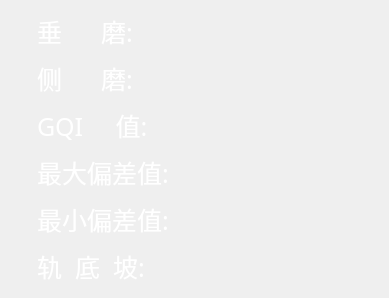
           <widget class="QWidget" name="layoutWidget">
            <property name="geometry">
             <rect>
              <x>1500</x>
              <y>11</y>
              <width>389</width>
              <height>290</height>
             </rect>
            </property>
            <layout class="QGridLayout" name="gridLayout_9">
             <item row="0" column="0">
              <layout class="QHBoxLayout" name="horizontalLayout_48">
               <item>
                <widget class="QLabel" name="label_42">
                 <property name="minimumSize">
                  <size>
                   <width>195</width>
                   <height>40</height>
                  </size>
                 </property>
                 <property name="maximumSize">
                  <size>
                   <width>195</width>
                   <height>40</height>
                  </size>
                 </property>
                 <property name="font">
                  <font>
                   <family>黑体</family>
                   <pointsize>19</pointsize>
                  </font>
                 </property>
                 <property name="styleSheet">
                  <string notr="true">color: rgb(255, 255, 255);</string>
                 </property>
                 <property name="text">
                  <string>    垂      磨:</string>
                 </property>
                </widget>
               </item>
               <item>
                <widget class="QLabel" name="Lab_verticalHalfWear">
                 <property name="minimumSize">
                  <size>
                   <width>100</width>
                   <height>41</height>
                  </size>
                 </property>
                 <property name="maximumSize">
                  <size>
                   <width>81</width>
                   <height>41</height>
                  </size>
                 </property>
                 <property name="font">
                  <font>
                   <family>黑体</family>
                   <pointsize>19</pointsize>
                  </font>
                 </property>
                 <property name="styleSheet">
                  <string notr="true">color: rgb(255, 255, 255);</string>
                 </property>
                 <property name="text">
                  <string/>
                 </property>
                </widget>
               </item>
              </layout>
             </item>
             <item row="0" column="1">
              <spacer name="horizontalSpacer_2">
               <property name="orientation">
                <enum>Qt::Horizontal</enum>
               </property>
               <property name="sizeHint" stdset="0">
                <size>
                 <width>78</width>
                 <height>20</height>
                </size>
               </property>
              </spacer>
             </item>
             <item row="1" column="0">
              <layout class="QHBoxLayout" name="horizontalLayout_49">
               <item>
                <widget class="QLabel" name="label_44">
                 <property name="minimumSize">
                  <size>
                   <width>195</width>
                   <height>40</height>
                  </size>
                 </property>
                 <property name="maximumSize">
                  <size>
                   <width>195</width>
                   <height>40</height>
                  </size>
                 </property>
                 <property name="font">
                  <font>
                   <family>黑体</family>
                   <pointsize>19</pointsize>
                  </font>
                 </property>
                 <property name="styleSheet">
                  <string notr="true">color: rgb(255, 255, 255);</string>
                 </property>
                 <property name="text">
                  <string>    侧      磨:</string>
                 </property>
                </widget>
               </item>
               <item>
                <widget class="QLabel" name="Lab_horizontalWear">
                 <property name="minimumSize">
                  <size>
                   <width>100</width>
                   <height>41</height>
                  </size>
                 </property>
                 <property name="maximumSize">
                  <size>
                   <width>80</width>
                   <height>41</height>
                  </size>
                 </property>
                 <property name="font">
                  <font>
                   <family>黑体</family>
                   <pointsize>19</pointsize>
                  </font>
                 </property>
                 <property name="styleSheet">
                  <string notr="true">color: rgb(255, 255, 255);</string>
                 </property>
                 <property name="text">
                  <string/>
                 </property>
                </widget>
               </item>
              </layout>
             </item>
             <item row="1" column="1">
              <spacer name="horizontalSpacer_18">
               <property name="orientation">
                <enum>Qt::Horizontal</enum>
               </property>
               <property name="sizeHint" stdset="0">
                <size>
                 <width>78</width>
                 <height>20</height>
                </size>
               </property>
              </spacer>
             </item>
             <item row="2" column="0">
              <layout class="QHBoxLayout" name="horizontalLayout_50">
               <item>
                <widget class="QLabel" name="label_46">
                 <property name="minimumSize">
                  <size>
                   <width>195</width>
                   <height>40</height>
                  </size>
                 </property>
                 <property name="maximumSize">
                  <size>
                   <width>195</width>
                   <height>40</height>
                  </size>
                 </property>
                 <property name="font">
                  <font>
                   <family>黑体</family>
                   <pointsize>19</pointsize>
                  </font>
                 </property>
                 <property name="styleSheet">
                  <string notr="true">color: rgb(255, 255, 255);</string>
                 </property>
                 <property name="text">
                  <string>    GQI     值:</string>
                 </property>
                </widget>
               </item>
               <item>
                <widget class="QLabel" name="Lab_GQIValue2">
                 <property name="minimumSize">
                  <size>
                   <width>100</width>
                   <height>41</height>
                  </size>
                 </property>
                 <property name="maximumSize">
                  <size>
                   <width>80</width>
                   <height>41</height>
                  </size>
                 </property>
                 <property name="font">
                  <font>
                   <family>黑体</family>
                   <pointsize>19</pointsize>
                  </font>
                 </property>
                 <property name="styleSheet">
                  <string notr="true">color: rgb(255, 255, 255);</string>
                 </property>
                 <property name="text">
                  <string/>
                 </property>
                </widget>
               </item>
              </layout>
             </item>
             <item row="2" column="1">
              <spacer name="horizontalSpacer_5">
               <property name="orientation">
                <enum>Qt::Horizontal</enum>
               </property>
               <property name="sizeHint" stdset="0">
                <size>
                 <width>78</width>
                 <height>20</height>
                </size>
               </property>
              </spacer>
             </item>
             <item row="3" column="0">
              <layout class="QHBoxLayout" name="horizontalLayout_51">
               <item>
                <widget class="QLabel" name="maxOffset2">
                 <property name="minimumSize">
                  <size>
                   <width>195</width>
                   <height>40</height>
                  </size>
                 </property>
                 <property name="maximumSize">
                  <size>
                   <width>195</width>
                   <height>40</height>
                  </size>
                 </property>
                 <property name="font">
                  <font>
                   <family>黑体</family>
                   <pointsize>19</pointsize>
                  </font>
                 </property>
                 <property name="styleSheet">
                  <string notr="true">color: rgb(255, 255, 255);</string>
                 </property>
                 <property name="text">
                  <string>    最大偏差值:</string>
                 </property>
                </widget>
               </item>
               <item>
                <widget class="QLabel" name="Lab_maxOffset2">
                 <property name="minimumSize">
                  <size>
                   <width>100</width>
                   <height>41</height>
                  </size>
                 </property>
                 <property name="maximumSize">
                  <size>
                   <width>16777215</width>
                   <height>41</height>
                  </size>
                 </property>
                 <property name="font">
                  <font>
                   <family>黑体</family>
                   <pointsize>19</pointsize>
                  </font>
                 </property>
                 <property name="styleSheet">
                  <string notr="true">color: rgb(255, 255, 255);</string>
                 </property>
                 <property name="text">
                  <string/>
                 </property>
                </widget>
               </item>
              </layout>
             </item>
             <item row="3" column="1">
              <spacer name="horizontalSpacer_17">
               <property name="orientation">
                <enum>Qt::Horizontal</enum>
               </property>
               <property name="sizeHint" stdset="0">
                <size>
                 <width>78</width>
                 <height>20</height>
                </size>
               </property>
              </spacer>
             </item>
             <item row="4" column="0">
              <layout class="QHBoxLayout" name="horizontalLayout_52">
               <item>
                <widget class="QLabel" name="minOffset2">
                 <property name="minimumSize">
                  <size>
                   <width>195</width>
                   <height>40</height>
                  </size>
                 </property>
                 <property name="maximumSize">
                  <size>
                   <width>195</width>
                   <height>40</height>
                  </size>
                 </property>
                 <property name="font">
                  <font>
                   <family>黑体</family>
                   <pointsize>19</pointsize>
                  </font>
                 </property>
                 <property name="styleSheet">
                  <string notr="true">color: rgb(255, 255, 255);</string>
                 </property>
                 <property name="text">
                  <string>    最小偏差值:</string>
                 </property>
                </widget>
               </item>
               <item>
                <widget class="QLabel" name="Lab_minOffset2">
                 <property name="minimumSize">
                  <size>
                   <width>100</width>
                   <height>41</height>
                  </size>
                 </property>
                 <property name="maximumSize">
                  <size>
                   <width>80</width>
                   <height>41</height>
                  </size>
                 </property>
                 <property name="font">
                  <font>
                   <family>黑体</family>
                   <pointsize>19</pointsize>
                  </font>
                 </property>
                 <property name="styleSheet">
                  <string notr="true">color: rgb(255, 255, 255);</string>
                 </property>
                 <property name="text">
                  <string/>
                 </property>
                </widget>
               </item>
              </layout>
             </item>
             <item row="4" column="1">
              <spacer name="horizontalSpacer_31">
               <property name="orientation">
                <enum>Qt::Horizontal</enum>
               </property>
               <property name="sizeHint" stdset="0">
                <size>
                 <width>78</width>
                 <height>20</height>
                </size>
               </property>
              </spacer>
             </item>
             <item row="5" column="0">
              <layout class="QHBoxLayout" name="horizontalLayout_82">
               <item>
                <widget class="QLabel" name="minOffset2_5">
                 <property name="minimumSize">
                  <size>
                   <width>195</width>
                   <height>40</height>
                  </size>
                 </property>
                 <property name="maximumSize">
                  <size>
                   <width>195</width>
                   <height>40</height>
                  </size>
                 </property>
                 <property name="font">
                  <font>
                   <family>黑体</family>
                   <pointsize>19</pointsize>
                  </font>
                 </property>
                 <property name="styleSheet">
                  <string notr="true">color: rgb(255, 255, 255);</string>
                 </property>
                 <property name="text">
                  <string>    轨  底  坡:</string>
                 </property>
                </widget>
               </item>
               <item>
                <widget class="QLabel" name="Lab_railCantValue">
                 <property name="minimumSize">
                  <size>
                   <width>100</width>
                   <height>41</height>
                  </size>
                 </property>
                 <property name="maximumSize">
                  <size>
                   <width>80</width>
                   <height>41</height>
                  </size>
                 </property>
                 <property name="font">
                  <font>
                   <family>黑体</family>
                   <pointsize>19</pointsize>
                  </font>
                 </property>
                 <property name="styleSheet">
                  <string notr="true">color: rgb(255, 255, 255);</string>
                 </property>
                 <property name="text">
                  <string/>
                 </property>
                </widget>
               </item>
              </layout>
             </item>
             <item row="5" column="1">
              <spacer name="horizontalSpacer_51">
               <property name="orientation">
                <enum>Qt::Horizontal</enum>
               </property>
               <property name="sizeHint" stdset="0">
                <size>
                 <width>78</width>
                 <height>20</height>
                </size>
               </property>
              </spacer>
             </item>
            </layout>
           </widget>
